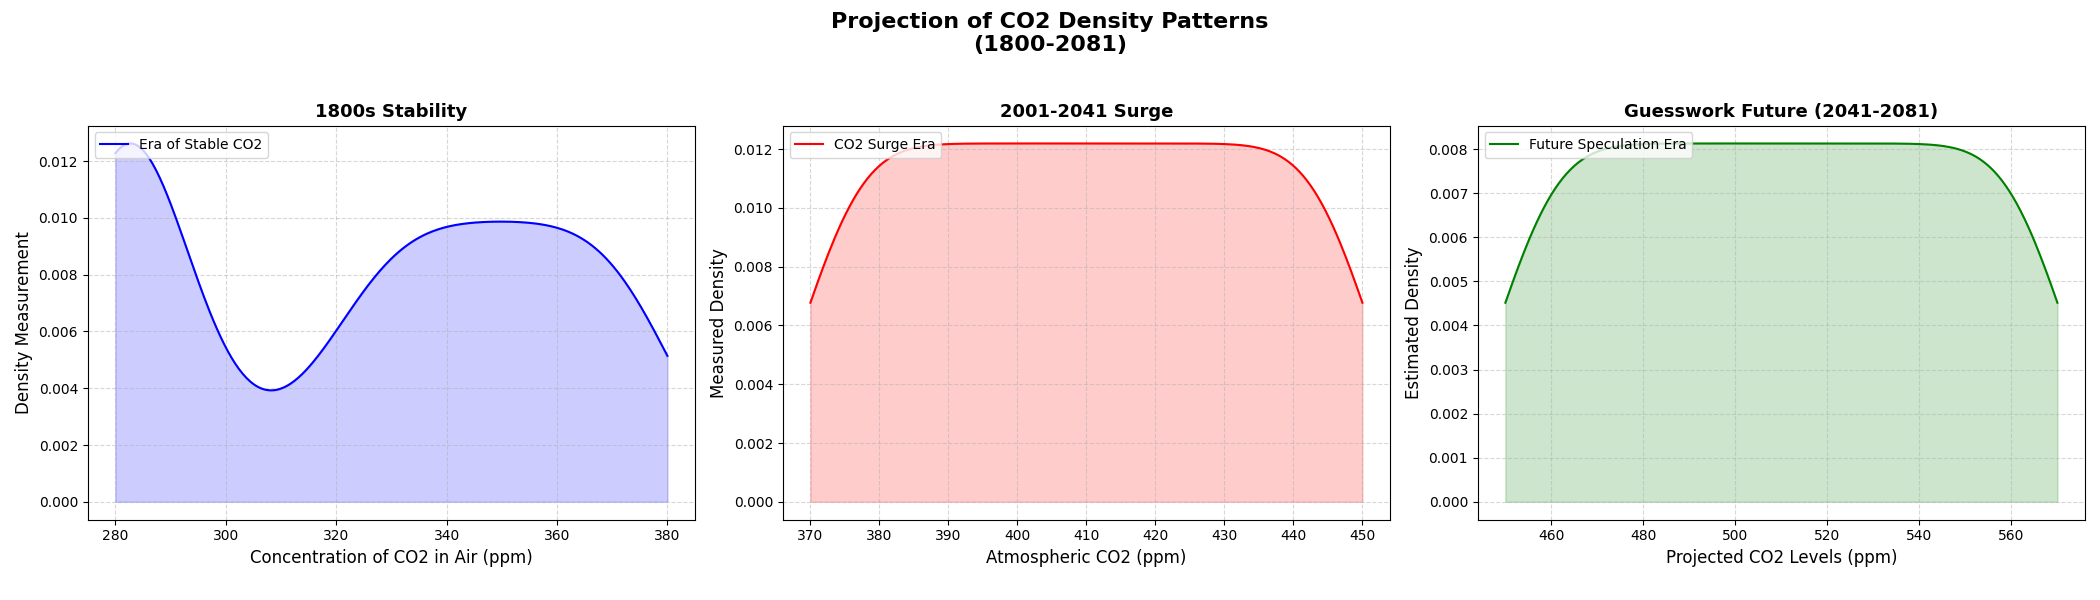

Generate this figure with Python:
import matplotlib.pyplot as plt
import numpy as np
from scipy.stats import kde

# Constructing the data
years = np.linspace(1800, 2000, 101)
co2_levels_pre_industrial = [280]*20 + [281, 281, 282, 283, 283, 284, 285, 286, 287, 287, 
                                        288, 289, 290, 292, 294, 298, 301, 305, 310, 315] + [320 + i for i in range(61)]
co2_levels_post_industrial = [370 + 2*i for i in range(41)]
co2_levels_future = [450 + 3*i for i in range(41)]

# Merging the data
all_years = np.concatenate((years, np.linspace(2001, 2081, 81)))
all_co2_levels = np.concatenate((co2_levels_pre_industrial, co2_levels_post_industrial, co2_levels_future))

# Plotting the data
fig, ax = plt.subplots(1, 3, figsize=(21, 6))

# KDE calculations
density_pre_industrial = kde.gaussian_kde(co2_levels_pre_industrial, bw_method=0.3)
density_post_industrial = kde.gaussian_kde(co2_levels_post_industrial, bw_method=0.3)
density_future = kde.gaussian_kde(co2_levels_future, bw_method=0.3)

x_range_pre = np.linspace(min(co2_levels_pre_industrial), max(co2_levels_pre_industrial), 300)
x_range_post = np.linspace(min(co2_levels_post_industrial), max(co2_levels_post_industrial), 300)
x_range_future = np.linspace(min(co2_levels_future), max(co2_levels_future), 300)

# Plot 1: Pre-Industrial Era
ax[0].plot(x_range_pre, density_pre_industrial(x_range_pre), label="Era of Stable CO2", color='blue')
ax[0].fill_between(x_range_pre, density_pre_industrial(x_range_pre), color='blue', alpha=0.2)

# Plot 2: Post-Industrial Era
ax[1].plot(x_range_post, density_post_industrial(x_range_post), label="CO2 Surge Era", color='red')
ax[1].fill_between(x_range_post, density_post_industrial(x_range_post), color='red', alpha=0.2)

# Plot 3: Hypothetical Future Era
ax[2].plot(x_range_future, density_future(x_range_future), label="Future Speculation Era", color='green')
ax[2].fill_between(x_range_future, density_future(x_range_future), color='green', alpha=0.2)

# Adding titles and labels
fig.suptitle('Projection of CO2 Density Patterns\n(1800-2081)', fontsize=16, fontweight='bold')

ax[0].set_title('1800s Stability', fontsize=13, fontweight='bold')
ax[0].set_xlabel('Concentration of CO2 in Air (ppm)', fontsize=12)
ax[0].set_ylabel('Density Measurement', fontsize=12)
ax[0].legend(loc='upper left')
ax[0].grid(True, linestyle='--', alpha=0.5)

ax[1].set_title('2001-2041 Surge', fontsize=13, fontweight='bold')
ax[1].set_xlabel('Atmospheric CO2 (ppm)', fontsize=12)
ax[1].set_ylabel('Measured Density', fontsize=12)
ax[1].legend(loc='upper left')
ax[1].grid(True, linestyle='--', alpha=0.5)

ax[2].set_title('Guesswork Future (2041-2081)', fontsize=13, fontweight='bold')
ax[2].set_xlabel('Projected CO2 Levels (ppm)', fontsize=12)
ax[2].set_ylabel('Estimated Density', fontsize=12)
ax[2].legend(loc='upper left')
ax[2].grid(True, linestyle='--', alpha=0.5)

# Adjust layout
plt.tight_layout(rect=[0, 0.03, 1, 0.95])

# Display the plot
plt.show()
